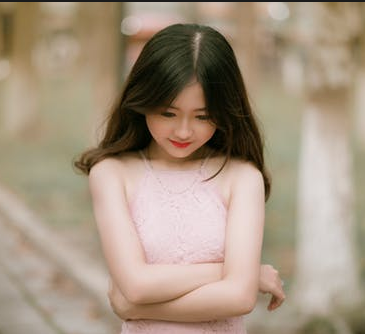
//> input picture project_code/images/test.png, 365 x 334 px
$ ./VC_FANFUHAN_OPENCV028   (built with g++ and OpenCV 4)
//> lines starting //> are read from the running program, lines starting //| are printed output that depends on the picture
### project_code/VC_FANFUHAN_OPENCV/VC_FANFUHAN_OPENCV003/stdafx.h
// stdafx.h : 可在此標頭檔中包含標準的系統 Include 檔，
// 或是經常使用卻很少變更的
// 專案專用 Include 檔案
//

#pragma once

#include "targetver.h"

#include <stdio.h>
#include <tchar.h>


// TODO:  在此參考您的程式所需要的其他標頭

### project_code/VC_FANFUHAN_OPENCV/VC_FANFUHAN_OPENCV028/stdafx.h
// stdafx.h : 可在此標頭檔中包含標準的系統 Include 檔，
// 或是經常使用卻很少變更的
// 專案專用 Include 檔案
//

#pragma once

#include "targetver.h"

#include <stdio.h>
#include <tchar.h>


// TODO:  在此參考您的程式所需要的其他標頭

### project_code/VC_FANFUHAN_OPENCV/VC_FANFUHAN_OPENCV028/VC_FANFUHAN_OPENCV028.cpp
// VC_FANFUHAN_OPENCV028.cpp : 定義主控台應用程式的進入點。
//
/*
// Debug | x32
通用屬性
| C/C++
|	| 一般
|		| 其他 Include 目錄 -> C:\opencv\build\include
|
| 連結器
| 	|一一般
|		|  其他程式庫目錄 -> C:\opencv\build\x64\vc15\lib
|
| 	|一輸入
|		| 其他相依性 -> opencv_world411d.lib;%(AdditionalDependencies)

// Releas | x64
組態屬性
| C/C++
|	| 一般
|		| 其他 Include 目錄 -> C:\opencv\build\include
|
| 連結器
| 	|一般
|		| 其他程式庫目錄 -> C:\opencv\build\x64\vc15\lib
|
| 	|一輸入
|		| 其他相依性 -> opencv_world411.lib;%(AdditionalDependencies)

*/

#include "stdafx.h"
#include <iostream>
#include <opencv2/opencv.hpp>
#include <opencv2/core/core.hpp>
#include <opencv2/highgui/highgui.hpp>

using namespace std;
using namespace cv;

void blur_demo(Mat &image, Mat &sum);
void edge_demo(Mat &image, Mat &sum);
int getblockSum(Mat &sum, int x1, int y1, int x2, int y2, int i);

void showHistogram(InputArray src, cv::String StrTitle);
void backProjection_demo(Mat &mat, Mat &model);
void blur3x3(Mat &src, Mat *det);

void add_salt_pepper_noise(Mat &image);
void add_gaussian_noise(Mat &image);

// [5 lines left out: function pause, not called in this run]
int main()
{
	Mat src = imread("../../images/test.png");
//> src is the input picture: 334 rows x 365 cols, CV_8UC3; mean B, G, R 128.5, 147.9, 165.4

	if (src.empty())
	{
		cout << "could not load image.." << endl;
		pause();
		return -1;
	}
	else
	{
		imshow("input_src", src);
		showHistogram(src, "Histogram_input_src");
//> in showHistogram, `split(src, bgr_plane);`:
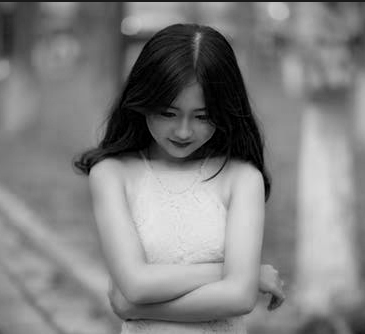
//> bgr_plane[0]: 334 rows x 365 cols, CV_8UC1; min 0, max 233, mean 128.5
//> in showHistogram, `split(src, bgr_plane);`:
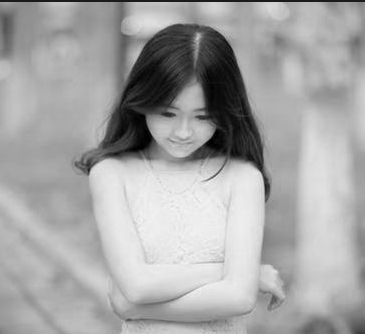
//> bgr_plane[2]: 334 rows x 365 cols, CV_8UC1; min 0, max 253, mean 165.4
//> in showHistogram, `calcHist(&bgr_plane[0], 1, 0, Mat(), b_hist, 1, bins, ranges);`: b_hist = 256 values, max 1590 at index 134, min 0 at index 234, mean 476.2
//> in showHistogram, `calcHist(&bgr_plane[1], 1, 0, Mat(), g_hist, 1, bins, ranges);`: g_hist = 256 values, max 2069 at index 154, min 0 at index 230, mean 476.2
//> in showHistogram, `calcHist(&bgr_plane[2], 1, 0, Mat(), r_hist, 1, bins, ranges);`: r_hist = 256 values, max 2151 at index 175, min 0 at index 249, mean 476.2
//> in showHistogram, `normalize(b_hist, b_hist, 0, histImage.rows, NORM_MINMAX, -1);`: b_hist = 256 values, max 400 at index 134, min 0 at index 234, mean 119.8
//> in showHistogram, `normalize(g_hist, g_hist, 0, histImage.rows, NORM_MINMAX, -1);`: g_hist = 256 values, max 400 at index 154, min 0 at index 230, mean 92.07
//> in showHistogram, `normalize(r_hist, r_hist, 0, histImage.rows, NORM_MINMAX, -1);`: r_hist = 256 values, max 400 at index 175, min 0 at index 249, mean 88.56
//> after the loop in showHistogram, `for (int i = 1; i < bins[0]; ++i)`:
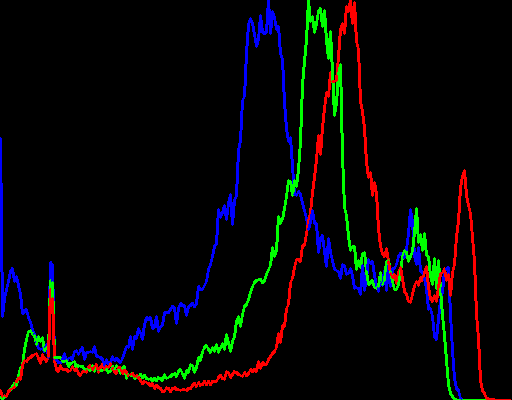
//> histImage: 400 rows x 512 cols, CV_8UC3; mean B, G, R 7.8, 6.6, 6.9

		// 计算积分图
		Mat sum, sqrsum;
		integral(src, sum, sqrsum,CV_32S,CV_32F);
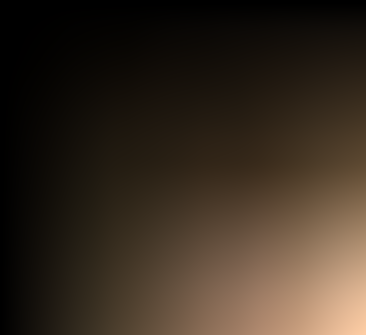
//> sqrsum: 335 rows x 366 cols, CV_32FC3; mean B, G, R 473272192, 640049152, 805776064; drawn with min black and max white

		/*
		* 积分图应用
		*/
		int type = 0;
		// 模糊应用
		blur_demo(src, sum);
//> the loop in blur_demo, `for (int row = 0; row < h + radius; row++)` made 336 passes
//> after the loop in blur_demo, `for (int row = 0; row < h + radius; row++)`:
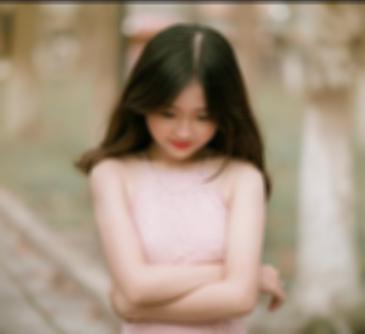
//> result: 334 rows x 365 cols, CV_8UC3; mean B, G, R 128, 147.4, 164.9
//> after the loop in blur_demo, `for (int row = 0; row < h + radius; row++)`: x2 = 365; x1 = 361; cx = 364; cy = 333

		// 边缘检测
		edge_demo(src, sum);
//> the loop in edge_demo, `for (int row = 0; row < h + radius; row++)` made 335 passes
//> after the loop in edge_demo, `for (int row = 0; row < h + radius; row++)`:
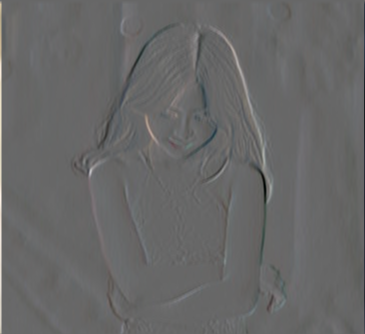
//> result: 334 rows x 365 cols, CV_32SC3; mean B, G, R 2.5, 3.2, 3.3; drawn with min black and max white
//> after the loop in edge_demo, `for (int row = 0; row < h + radius; row++)`: x2 = 365; x1 = 362; cx = 364; cy = 333
//> in edge_demo, `cvtColor(dst, gray, COLOR_BGR2GRAY);`:
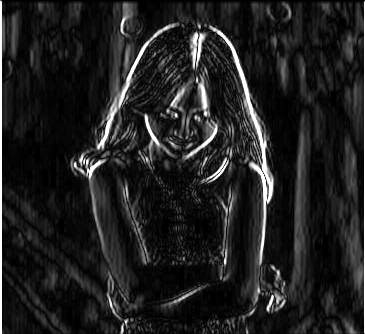
//> gray: 334 rows x 365 cols, CV_8UC1; min 0, max 255, mean 32.7

		waitKey(0);
		return 0;
//> (the program exits here)

$ run again, with project_code/images/basketball1.png copied over project_code/images/test.png
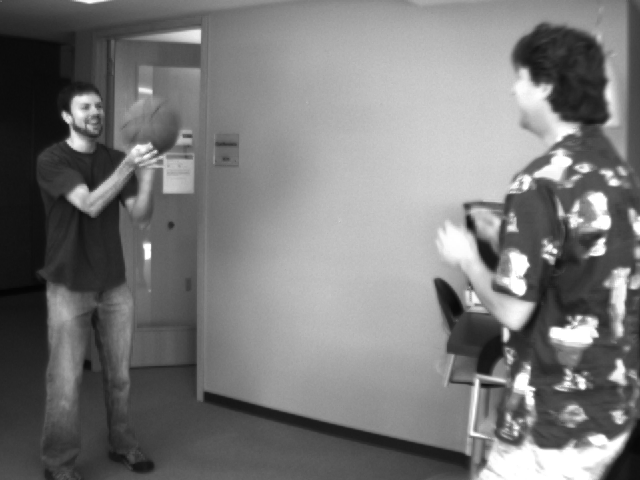
//> input picture project_code/images/basketball1.png, 640 x 480 px
//> src is the input picture: 480 rows x 640 cols, CV_8UC3; min 4, max 255, mean 120.3
//> in showHistogram, `calcHist(&bgr_plane[0], 1, 0, Mat(), b_hist, 1, bins, ranges);`: b_hist = 256 values, max 2386 at index 191, min 0 at index 0, mean 1183.2
//> in showHistogram, `calcHist(&bgr_plane[1], 1, 0, Mat(), g_hist, 1, bins, ranges);`: g_hist has the same summary as b_hist
//> in showHistogram, `calcHist(&bgr_plane[2], 1, 0, Mat(), r_hist, 1, bins, ranges);`: r_hist has the same summary as b_hist
//> in showHistogram, `normalize(b_hist, b_hist, 0, histImage.rows, NORM_MINMAX, -1);`: b_hist = 256 values, max 400 at index 191, min 0 at index 0, mean 198.4
//> in showHistogram, `normalize(g_hist, g_hist, 0, histImage.rows, NORM_MINMAX, -1);`: g_hist has the same summary as b_hist
//> in showHistogram, `normalize(r_hist, r_hist, 0, histImage.rows, NORM_MINMAX, -1);`: r_hist has the same summary as b_hist
//> the loop in blur_demo, `for (int row = 0; row < h + radius; row++)` made 482 passes
//> after the loop in blur_demo, `for (int row = 0; row < h + radius; row++)`: x2 = 640; x1 = 636; cx = 639; cy = 479
//> the loop in edge_demo, `for (int row = 0; row < h + radius; row++)` made 481 passes
//> after the loop in edge_demo, `for (int row = 0; row < h + radius; row++)`:
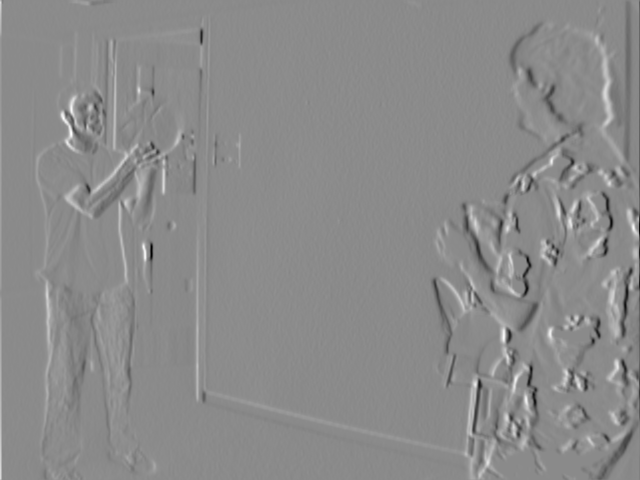
//> result: 480 rows x 640 cols, CV_32SC3; min -1065, max 891, mean 1.3; drawn with min black and max white
//> after the loop in edge_demo, `for (int row = 0; row < h + radius; row++)`: x2 = 640; x1 = 637; cx = 639; cy = 479
//> in edge_demo, `convertScaleAbs(result, dst);`:
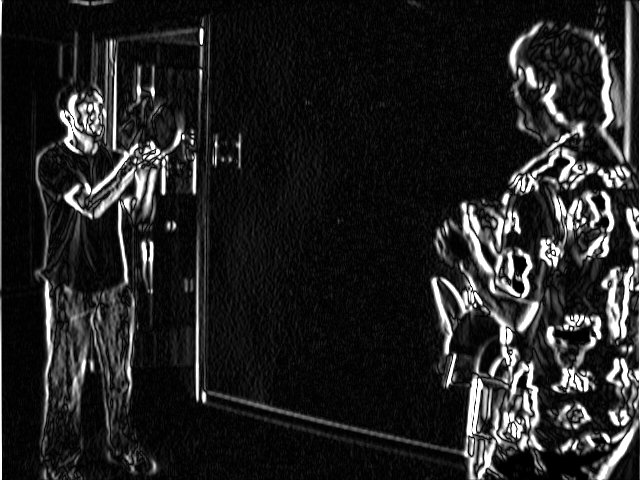
//> dst: 480 rows x 640 cols, CV_8UC3; min 0, max 255, mean 34.7
